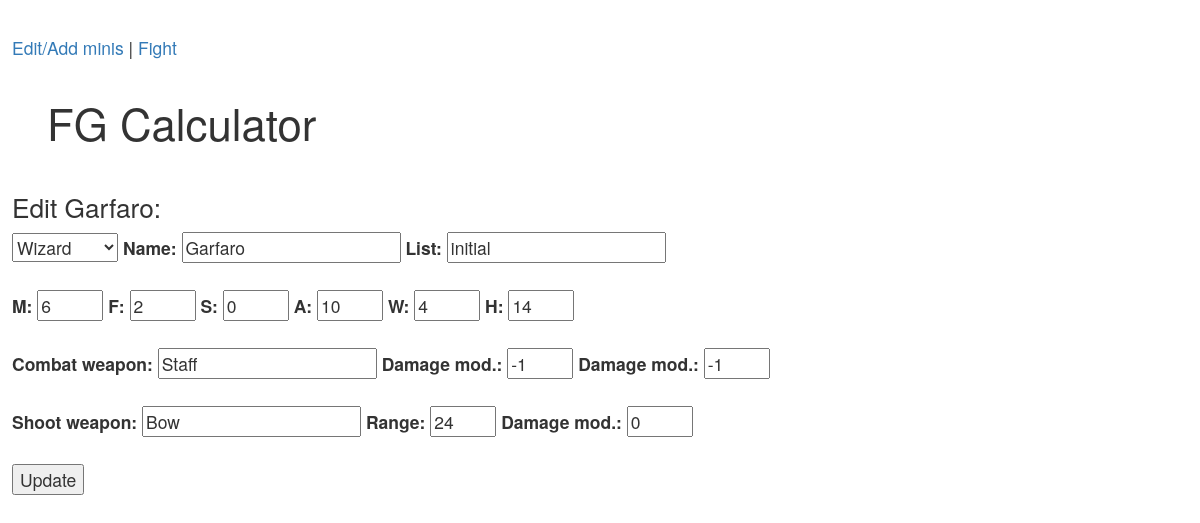
The page /edit_mini/1 on the database as committed earlier.
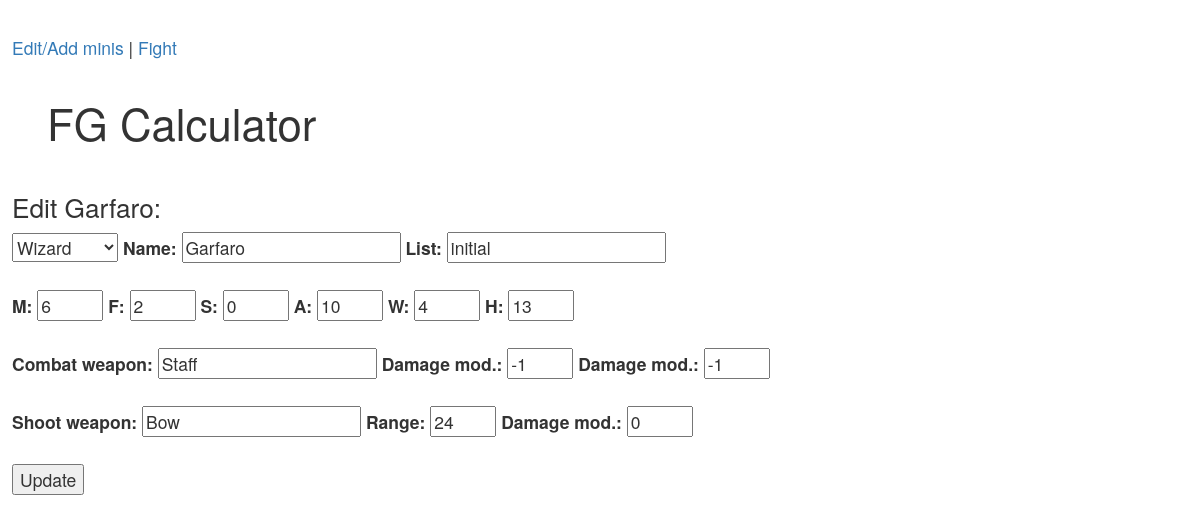
The same page on the database as committed later.
### tables this page shows
CREATE TABLE "minis" (
	`type`	INTEGER,
	`name`	TEXT,
	`list`	TEXT,
	`user`	TEXT,
	`M`	INTEGER,
	`F`	INTEGER,
	`S`	INTEGER,
	`A`	INTEGER,
	`W`	INTEGER,
	`H`	INTEGER,
	`cwp_name`	TEXT,
	`cwp_damage_mod`	INTEGER,
	`cwp_armour_mod`	INTEGER,
	`swp_name`	TEXT,
	`swp_range`	INTEGER,
	`swp_damage_mod`	INTEGER
);

### frostgrave.py (the view)
@app.route('/edit_mini/<int:mini>')
def edit_mini(mini):
    mini = get_stats(mini)
    return render_template('edit_mini.html', mini=mini)

### frostgrave.py (called while the page is built)
def connect_db():
    rv = sqlite3.connect(app.config['DATABASE'])
    rv.row_factory = sqlite3.Row
    return rv

def get_db():
    if not hasattr(g, 'sqlite_db'):
        g.sqlite_db = connect_db()
    return g.sqlite_db

def get_stats(id):
    db = get_db()
    cur = db.execute("SELECT rowid, * FROM minis WHERE rowid={} AND user=\"{}\"".format(id, USER_ID))
    stats = cur.fetchall()
    if len(stats) == 1:
        return stats[0]
    else:
        print("Error retrieving min stats for id={} and user=\"{}\"".format(id, USER_ID))
        return None

### templates/edit_mini.html (shortened to what this page needs)
{% extends "layout.html" %}
{% block body %}
<h2>Edit {{ mini.name }}:</h2>
<form action="{{ url_for('add') }}" method=post class=add-task>
    <div style="width:80%">
        <select id="type" name="type">
            <option value=0 {% if mini.type == 0 %} selected="selected" {% endif %}>Wizard</option>
        </select>
        <label for="name">Name:</label> <input type="text" id="name" name="name" value={{ mini.name }}>
        <label for="list">List:</label> <input type="text" id="list" name="list" value={{ mini.list }}>
        <br></br>
        <label for="M">M:</label> <input type="number" id="M" name="M" min="0" max="20" value={{ mini.M }}>
        <label for="F">F:</label> <input type="number" id="F" name="F" min="-5" max="5" value={{ mini.F }}>
        <label for="S">S:</label> <input type="number" id="S" name="S" min="-5" max="5" value={{ mini.S }}>
        <label for="A">A:</label> <input type="number" id="A" name="A" min="0" max="20" value={{ mini.A }}>
        <label for="W">W:</label> <input type="number" id="W" name="W" min="0" max="20" value={{ mini.W }}>
        <label for="H">H:</label> <input type="number" id="H" name="H" min="0" max="30" value={{ mini.H }}>
        <br></br>
        <label for="cwp_name">Combat weapon:</label> <input type="text" id="cwp_name" name="cwp_name" value={{ mini.cwp_name }}>
        <label for="cwp_damage_mod">Damage mod.:</label> <input type="number" id="cwp_damage_mod" name="cwp_damage_mod" min="-5" max="5" value={{ mini.cwp_damage_mod }}>
        <label for="cwp_armour_mod">Damage mod.:</label> <input type="number" id="cwp_armour_mod" name="cwp_armour_mod" min="-5" max="5" value={{ mini.cwp_armour_mod }}>
        <br></br>
        <label for="swp_name">Shoot weapon:</label> <input type="text" id="swp_name" name="swp_name" value={{ mini.swp_name }}>
        <label for="swp_range">Range:</label> <input type="number" id="swp_range" name="swp_range" min="0" max="48" value={{ mini.swp_range }}>
        <label for="swp_damage_mod">Damage mod.:</label> <input type="number" id="swp_damage_mod" name="swp_damage_mod" min="-5" max="5" value={{ mini.swp_damage_mod }}>
        <br></br>
    </div>
    <input type="submit" value="Update">
</form>
{% endblock %}

Rows that differ between the two databases and show on the page:
changed minis "Garfaro": H "14" → "13"
